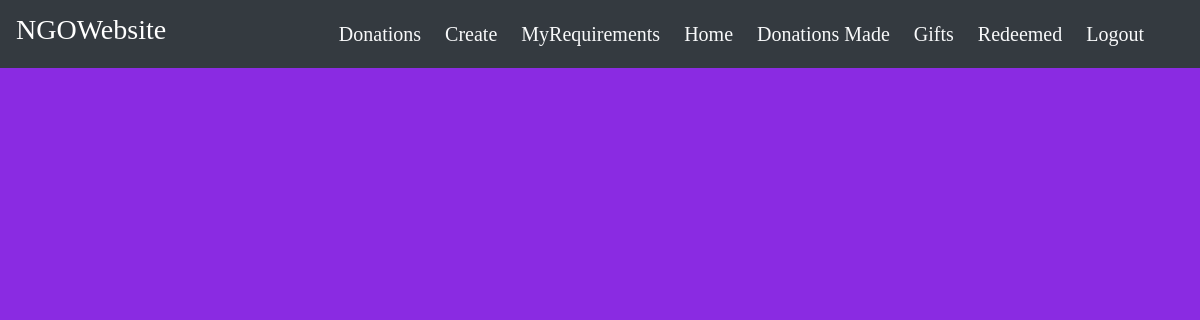
Before: /gifts/ (signed in) with the older database file.
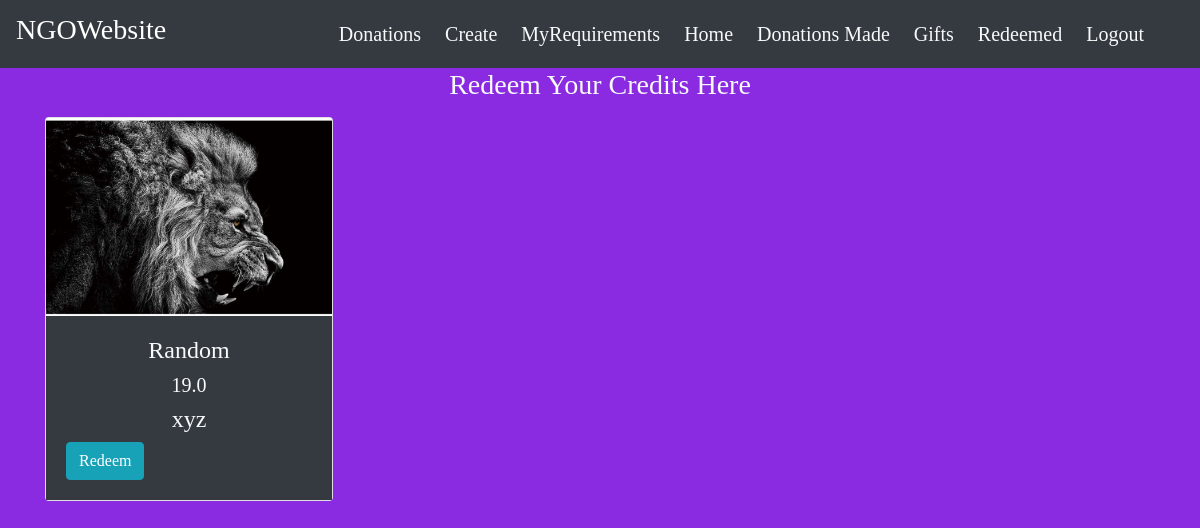
After: the same page with the newer database file.
### main/models.py (models this page shows, shortened)
class Gifts(models.Model):
    image = models.ImageField(default='default.png', upload_to='images/')
    name = models.CharField(max_length=150)
    description = models.CharField(max_length=250,blank=True)
    price = models.FloatField()

### main/views.py (the view)
# urls.py: path('gifts/', views.gifts, name='gifts'),
@login_required
def gifts(request):
    gifts = Gifts.objects.all()
    context = {
        'gifts' : gifts,
    }
    return render(request, 'main/gifts.html', context)

### main/templates/main/gifts.html
{% extends "main/layout.html" %}
{% block content %}
<div class="home">
    <div class="container">
      {% if gifts %}
      <h3 class="text-center mb-3 text-light">Redeem Your Credits Here</h3>
      <div class="row">
        {% for gift in gifts %}
            <div class="col-sm-4">
              <div class="card" style="width: 18rem;">
                <img class="card-img-top" src="{{ gift.image.url }}" alt="Card image cap">
                <div class="card-body bg-dark text-light">
                  <h4 class="text-center">{{ gift.name }}</h4>
                      <h5 class="text-center">{{ gift.price }}</h5>
                      <h4 class="text-center">{{ gift.description }}</h4>
                      <a href="{% url 'main:redeem' gift.id %}" class="btn btn-info">Redeem</a>
                </div>
            </div>
        {% endfor %}
      </div>
      {% endif %}
    </div>
</div>
{% endblock %}

Changed rows visible on the page:
added Gifts: image (picture), name "Random", price "19.0", description "xyz"
Other visible differences:
text now shown: "Redeem Your Credits Here"
